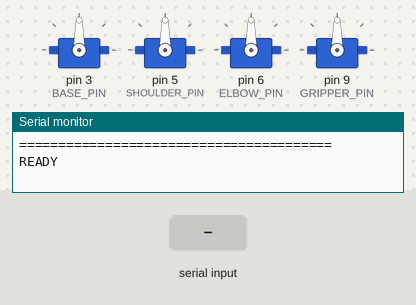
The sketch below on a simulated Arduino Uno, built with avr-gcc and run on an emulated ATmega328P. Parts: 4 × servo, the last lines printed to the serial monitor. The test bench sets the inputs (shaded band).

Above: at 2.2 s.
2.3 s: "pet\n" received over Serial
At 6.1 s:
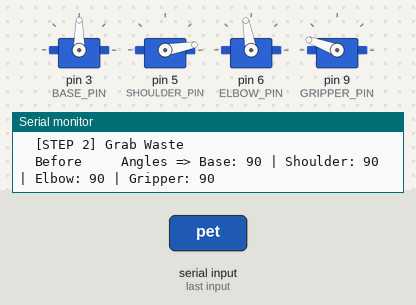
At 9.7 s:
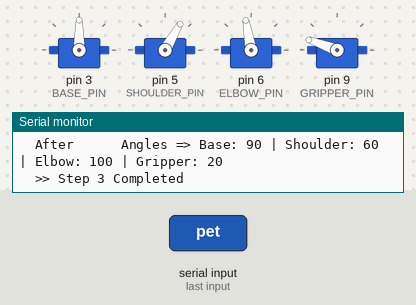
Timing chart, 0 to 20.3 s (numbered marks = the images above; inputs shaded):
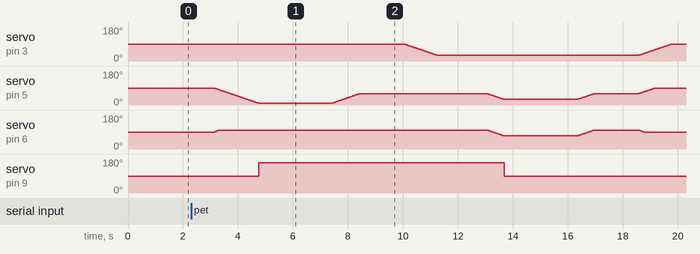

The sketch:

Arduino_Robotic_Arm_Code.ino
```cpp
// ============================================================
//   4-DOF Robotic Arm — YOLOv5 Plastic Waste Sorter
//   Servos : Base(3) | Shoulder(5) | Elbow(6) | Gripper(9)
//   Baud   : 115200  (matches Python)
//   Input  : "pet" | "hdpe" | "pvc" | "ldpe" | "pp" | "ps"
//   Output : "READY" (sent at boot + after every sequence)
// ============================================================

#include <Servo.h>

// ---------- Servo Objects ----------
Servo baseServo;
Servo shoulderServo;
Servo elbowServo;
Servo gripperServo;

// ---------- Pin Definitions ----------
#define BASE_PIN     3
#define SHOULDER_PIN 5
#define ELBOW_PIN    6
#define GRIPPER_PIN  9

// ---------- Angle Tracking ----------
int currentBase     = 90;
int currentShoulder = 90;
int currentElbow    = 90;
int currentGripper  = 90;

// ---------- Assigned base angle (set per waste type) ----------
int assignedBaseAngle = 90;

// ============================================================
//  PLASTIC TYPE → BASE ANGLE MAP
//  Spread 6 bins evenly across 30°–150° servo range
//  pet=30 | hdpe=54 | pvc=78 | ldpe=102 | pp=126 | ps=150
// ============================================================
int getBaseAngle(String wType) {
  if (wType == "pet")  return 30;
  if (wType == "hdpe") return 54;
  if (wType == "pvc")  return 78;
  if (wType == "ldpe") return 102;
  if (wType == "pp")   return 126;
  if (wType == "ps")   return 150;
  return -1;   // unknown
}

// ============================================================
//   HELPER — print all four angles in one line
// ============================================================
void printAngles(int b, int sh, int el, int gr) {
  Serial.print("    Angles => Base: "); Serial.print(b);
  Serial.print(" | Shoulder: ");        Serial.print(sh);
  Serial.print(" | Elbow: ");           Serial.print(el);
  Serial.print(" | Gripper: ");         Serial.println(gr);
}

// ============================================================
//   HELPER — write all four servos + update tracking vars
// ============================================================
// void smoothMove(int b, int sh, int el, int gr) {
//   baseServo.write(b);
//   shoulderServo.write(sh);
//   elbowServo.write(el);
//   gripperServo.write(gr);
//   currentBase     = b;
//   currentShoulder = sh;
//   currentElbow    = el;
//   currentGripper  = gr;
// }
void smoothMove(int targetB, int targetS, int targetE) {

  while (currentBase != targetB ||
         currentShoulder != targetS ||
         currentElbow != targetE) {

    if (currentBase < targetB) currentBase++;
    else if (currentBase > targetB) currentBase--;

    if (currentShoulder < targetS) currentShoulder++;
    else if (currentShoulder > targetS) currentShoulder--;

    if (currentElbow < targetE) currentElbow++;
    else if (currentElbow > targetE) currentElbow--;

    baseServo.write(currentBase);
    shoulderServo.write(currentShoulder);
    elbowServo.write(currentElbow);

    delay(20);
  }
}

// ============================================================
//   STEP FUNCTIONS
// ============================================================

void moveToPickup() {
  Serial.println("  ----------------------------------------");
  Serial.println("  [STEP 1] Pickup Position");
  Serial.print("  Before "); printAngles(currentBase,currentShoulder,currentElbow,currentGripper);
  smoothMove(90, 90, 90);  // gripper OPEN
  gripperServo.write(90);
  delay(800);
  Serial.print("  After  "); printAngles(currentBase,currentShoulder,currentElbow,currentGripper);
  Serial.println("  >> Step 1 Completed");
}

void grabWaste() {
  Serial.println("  ----------------------------------------");
  Serial.println("  [STEP 2] Grab Waste");
  Serial.print("  Before "); printAngles(currentBase,currentShoulder,currentElbow,currentGripper);
  smoothMove(90, 10, 100);
  for (int g = 90; g >= 20; g--) {
  gripperServo.write(160);
  currentGripper = 160;
  delay(15);
}
currentGripper = 20;
  delay(800);
  Serial.print("  After  "); printAngles(currentBase,currentShoulder,currentElbow,currentGripper);
  Serial.println("  >> Step 2 Completed");
  delay(800);
}

void liftUp() {
  Serial.println("  ----------------------------------------");
  Serial.println("  [STEP 3] Lift Up");
  Serial.print("  Before "); printAngles(currentBase,currentShoulder,currentElbow,currentGripper);
  smoothMove(90, 60, 100);
  delay(800);
  Serial.print("  After  "); printAngles(currentBase,currentShoulder,currentElbow,currentGripper);
  Serial.println("  >> Step 3 Completed");
  delay(800);
}

void rotateBase() {
  Serial.println("  ----------------------------------------");
  Serial.println("  [STEP 4] Rotate Base");
  Serial.print("  Target base angle: "); Serial.println(assignedBaseAngle);
  Serial.print("  Before "); printAngles(currentBase,currentShoulder,currentElbow,currentGripper);
  smoothMove(assignedBaseAngle, currentShoulder, currentElbow);
  delay(1000);
  Serial.print("  After  "); printAngles(currentBase,currentShoulder,currentElbow,currentGripper);
  Serial.println("  >> Step 4 Completed");
  delay(800);
}

void dropWaste() {
  Serial.println("  ----------------------------------------");
  Serial.println("  [STEP 5] Drop Position");
  Serial.print("  Before "); printAngles(currentBase,currentShoulder,currentElbow,currentGripper);
  smoothMove(assignedBaseAngle, 30, 70);
  for (int g = 20; g <= 90; g++) {
  gripperServo.write(90);
  currentGripper = 90;
  delay(15);
}
currentGripper = 90;
  delay(800);
  Serial.print("  After  "); printAngles(currentBase,currentShoulder,currentElbow,currentGripper);
  Serial.println("  >> Step 5 Completed");
  delay(800);
}

void liftAfterDrop() {
  Serial.println("  ----------------------------------------");
  Serial.println("  [STEP 6] Lift After Drop");
  Serial.print("  Before "); printAngles(currentBase,currentShoulder,currentElbow,currentGripper);
  smoothMove(assignedBaseAngle, 60, 100);
  delay(800);
  Serial.print("  After  "); printAngles(currentBase,currentShoulder,currentElbow,currentGripper);
  Serial.println("  >> Step 6 Completed");
  delay(800);
}

void returnToPickup() {
  Serial.println("  ----------------------------------------");
  Serial.println("  [STEP 7] Return to Pickup");
  Serial.print("  Before "); printAngles(currentBase,currentShoulder,currentElbow,currentGripper);
  smoothMove(90, 90, 90);  // gripper OPEN
  gripperServo.write(90);
  delay(800);
  Serial.print("  After  "); printAngles(currentBase,currentShoulder,currentElbow,currentGripper);
  Serial.println("  >> Step 7 Completed");
  delay(800);
}

// ============================================================
//   SETUP
// ============================================================
void setup() {
  // *** MUST match Python: serial.Serial('COM6', 115200) ***
  Serial.begin(115200);

  baseServo.attach(BASE_PIN);
  shoulderServo.attach(SHOULDER_PIN);
  elbowServo.attach(ELBOW_PIN);
  gripperServo.attach(GRIPPER_PIN);

  Serial.println("========================================");
  Serial.println("  4-DOF Robotic Arm  |  Plastic Sorter ");
  Serial.println("========================================");
  Serial.println("  System Initialized");
  Serial.println("  Moving to Pickup Position...");

  smoothMove(90, 90, 90);  // gripper OPEN
  gripperServo.write(90);
  delay(1000);

  printAngles(currentBase, currentShoulder, currentElbow, currentGripper);
  Serial.println("========================================");

  // *** Handshake: tell Python the arm is ready ***
  Serial.println("READY");
}

// ============================================================
//   LOOP
// ============================================================
void loop() {
  if (Serial.available() > 0) {

    String wasteType = Serial.readStringUntil('\n');
    wasteType.trim();
    wasteType.toLowerCase();

    Serial.println("========================================");
    Serial.print("  Received Waste Type: ");
    Serial.println(wasteType);

    // Validate and assign base angle
    assignedBaseAngle = getBaseAngle(wasteType);

    if (assignedBaseAngle == -1) {
      Serial.println("  [ERROR] Unknown type. Expected: pet|hdpe|pvc|ldpe|pp|ps");
      Serial.println("========================================");
      Serial.println("READY");   // still signal ready so Python isn't stuck
      return;
    }

    Serial.print("  Assigned Base Angle: ");
    Serial.print(assignedBaseAngle);
    Serial.println(" deg");
    Serial.println("  Starting Motion Sequence...");
    Serial.println("========================================");

    // ---- Full 7-step sequence ----
    moveToPickup();
    grabWaste();
    liftUp();
    rotateBase();
    dropWaste();
    liftAfterDrop();
    returnToPickup();

    // ---- Done ----
    Serial.println("========================================");
    Serial.println("  SEQUENCE COMPLETE");
    Serial.println("  Arm at Pickup. Awaiting next object.");
    Serial.println("========================================");

    // *** Handshake: signal Python it can send the next detection ***
    Serial.println("READY");
  }
}
```
